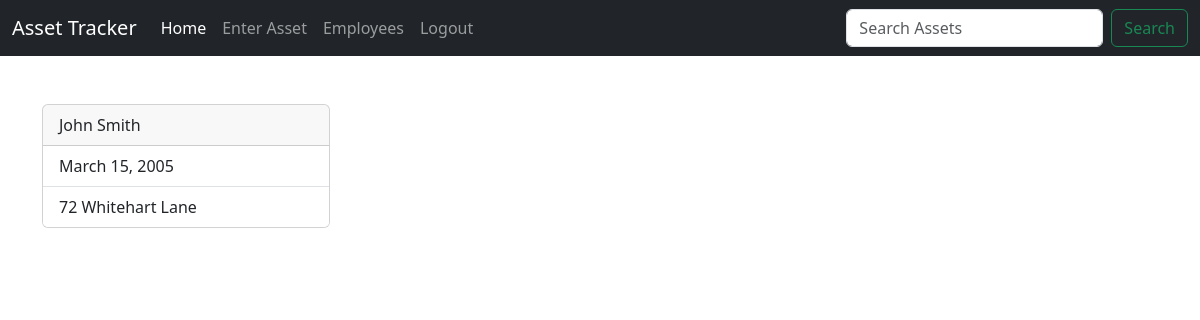
Screenshot of /webapp/employees/2 (signed in) with the database file from the repository.
### webapp/models.py (models this page shows, shortened)
class Employee(models.Model):
    full_name = models.CharField(max_length=25)
    date_of_birth = models.DateField()
    address = models.CharField(max_length=40)

### webapp/views.py (the view)
# urls.py: path("employees/<int:employee_id>", views.employee_detail, name="employeedetail"),
@login_required
def employee_detail(request, employee_id):
    employee = get_object_or_404(Employee, pk=employee_id)
    return render(request, "webapp/employee_detail.html", {"employee": employee})

### webapp/templates/webapp/employee_detail.html
{% extends 'webapp/base.html' %}
{% block content %}
<div class="card" style="width: 18rem;">
    <div class="card-header">
      {{ employee.full_name }}
    </div>
    <ul class="list-group list-group-flush">
      <li class="list-group-item">{{ employee.date_of_birth }}</li>
      <li class="list-group-item">{{ employee.address }}</li>
    </ul>
  </div>
{% endblock %}

### rows the page displays
Employee: full_name "John Smith", date_of_birth "March 15, 2005", address "72 Whitehart Lane"
